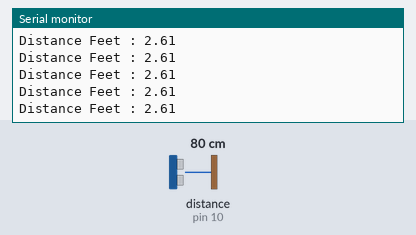
This sketch was run on a simulated Arduino Uno, built with avr-gcc and run on an emulated ATmega328P. Shown: the last lines printed to the serial monitor. Wiring (inferred from the names in the program): ultrasonic range finder: trigger pin 9; echo pin 10. Inputs (shaded band) come from the test bench; at power-on: distance to the obstacle (sensor on pin 10) 80 cm. The echo pulse lasts 58.3 µs per cm.

Above: at 1.2 s.
1.3 s: distance to the obstacle (sensor on pin 10) set to 2 cm
At 2.1 s:
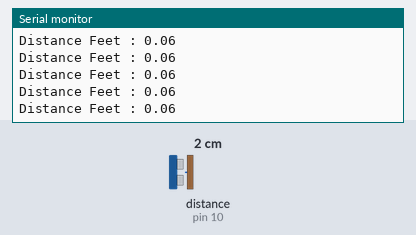
2.8 s: distance to the obstacle (sensor on pin 10) set to 4 cm
At 3.7 s:
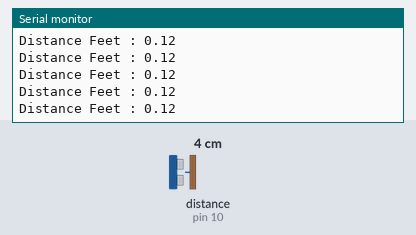
Timing chart, 0 to 5.8 s (numbered marks = the images above; inputs shaded):
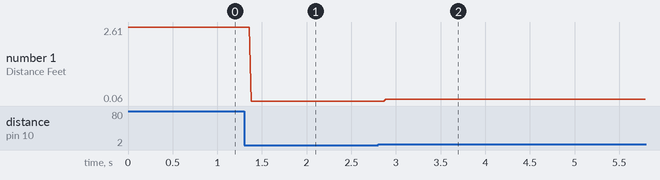

The sketch:

UltrasonicDistance.ino
```cpp
// defines pins numbers
const int trigPin = 9;
const int echoPin = 10;

// defines variables
long duration;
float distanceInch, distanceFoot;

void setup() {
  pinMode(trigPin, OUTPUT); // Sets the trigPin as an Output
  pinMode(echoPin, INPUT); // Sets the echoPin as an Input
  Serial.begin(9600); // Starts the serial communication
}

void loop() {
  // Clears the trigPin
  digitalWrite(trigPin, LOW);
  delayMicroseconds(2);
  // Sets the trigPin on HIGH state for 10 micro seconds
  digitalWrite(trigPin, HIGH);
  delayMicroseconds(10);
  digitalWrite(trigPin, LOW);
  // Reads the echoPin, returns the sound wave travel time in microseconds
  duration = pulseIn(echoPin, HIGH);
  // Calculating the distance
  // distanceInch = duration*0.0133/2;
  distanceFoot = duration * 0.00112533/2;
  // Prints the distance on the Serial Monitor
  Serial.print("Distance Feet : ");
  Serial.println(distanceFoot);
}
```

Measured:
- after the input at 1.3 s, the serial monitor: prints a new line after 0.08 s (image 1)
- after the input at 2.8 s, the serial monitor: prints a new line after 0.09 s (image 2)
- plotted number 1: 2.61 → 0.06 after the input at 1.3 s, 0.06 → 0.1 after the input at 2.8 s
